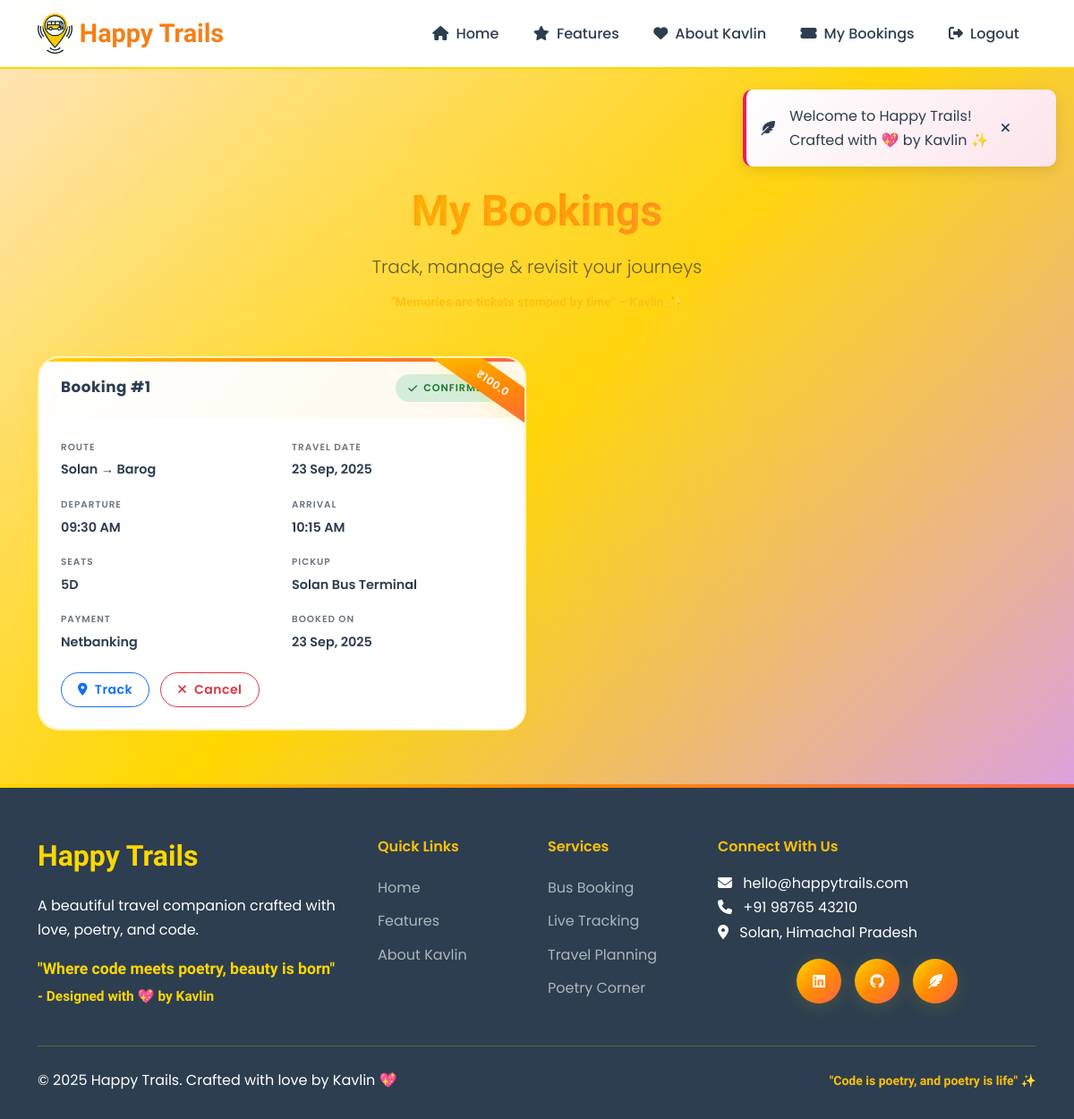
Page /my_bookings (signed in) on the committed database.
### app.py (models this page shows, shortened)
class Booking(db.Model):
    id = db.Column(db.Integer, primary_key=True)
    user_id = db.Column(db.Integer, db.ForeignKey('user.id'), nullable=False)
    bus_id = db.Column(db.Integer, db.ForeignKey('bus.id'), nullable=False)
    booking_date = db.Column(db.DateTime, default=datetime.utcnow)
    travel_date = db.Column(db.Date, nullable=False)
    seats = db.Column(db.Integer, default=1)
    total_price = db.Column(db.Float, nullable=False)
    status = db.Column(db.String(20), default='Confirmed')
    pickup_point = db.Column(db.String(100), nullable=True)
    dropoff_point = db.Column(db.String(100), nullable=True)
    seat_numbers = db.Column(db.String(100), nullable=True)  # Comma-separated seat numbers
    payment_method = db.Column(db.String(50), nullable=True)

class Bus(db.Model):
    id = db.Column(db.Integer, primary_key=True)
    bus_number = db.Column(db.String(20), nullable=False)
    from_location = db.Column(db.String(100), nullable=False)
    to_location = db.Column(db.String(100), nullable=False)
    departure_time = db.Column(db.String(20), nullable=False)
    arrival_time = db.Column(db.String(20), nullable=False)
    status = db.Column(db.String(20), default='On Time')
    capacity = db.Column(db.Integer, default=40)
    price = db.Column(db.Float, nullable=False)
    bus_type = db.Column(db.String(50), default='Standard')  # Standard, Deluxe, Premium
    amenities = db.Column(db.String(200), default='Air Conditioning, Comfortable Seats')
    bookings = db.relationship('Booking', backref='bus', lazy=True)

### app.py (the view)
@app.route('/my_bookings')
@login_required
def my_bookings():
    bookings = Booking.query.filter_by(user_id=current_user.id).order_by(Booking.booking_date.desc()).all()
    return render_template('my_bookings.html', bookings=bookings)

### app.py (called while the page is built)
@login_manager.user_loader
def load_user(user_id):
    return User.query.get(int(user_id))

### templates/my_bookings.html (shortened to what this page needs)
{% extends 'base.html' %}
{% block content %}
<section class="bookings-hero">
  <div class="container">
    <div class="text-center mb-5">
      <h1 class="script-font display-5">My Bookings</h1>
      <p class="text-muted lead mb-2">Track, manage & revisit your journeys</p>
      <small class="script-font text-warning">"Memories are tickets stamped by time" – Kavlin ✨</small>
    </div>
    {% if bookings %}
      <div class="row g-4">
        {% for booking in bookings %}
        <div class="col-lg-6">
          <div class="booking-card h-100">
            <div class="price-ribbon">₹{{ booking.total_price }}</div>
            <div class="booking-header">
              <h5>Booking #{{ booking.id }}</h5>
              {% if booking.status == 'Confirmed' %}
                <div class="status-chip status-confirmed"><i class="fas fa-check"></i> Confirmed</div>
              {% elif booking.status == 'Cancelled' %}
                <div class="status-chip status-cancelled"><i class="fas fa-times"></i> Cancelled</div>
              {% else %}
                <div class="status-chip status-other">{{ booking.status }}</div>
              {% endif %}
            </div>
            <div class="booking-body">
              <div class="info-grid">
                <div class="info-item">
                  <div class="label">Route</div>
                  <div class="value">{{ booking.bus.from_location }} → {{ booking.bus.to_location }}</div>
                </div>
                <div class="info-item">
                  <div class="label">Travel Date</div>
                  <div class="value">{{ booking.travel_date.strftime('%d %b, %Y') }}</div>
                </div>
                <div class="info-item">
                  <div class="label">Departure</div>
                  <div class="value">{{ booking.bus.departure_time }}</div>
                </div>
                <div class="info-item">
                  <div class="label">Arrival</div>
                  <div class="value">{{ booking.bus.arrival_time }}</div>
                </div>
                <div class="info-item">
                  <div class="label">Seats</div>
                  <div class="value">{{ booking.seat_numbers or booking.seats }}</div>
                </div>
                <div class="info-item">
                  <div class="label">Pickup</div>
                  <div class="value">{{ booking.pickup_point or booking.bus.from_location ~ ' Stand' }}</div>
                </div>
                <div class="info-item">
                  <div class="label">Payment</div>
                  <div class="value">{{ booking.payment_method|replace('_',' ')|title }}</div>
                </div>
                <div class="info-item">
                  <div class="label">Booked On</div>
                  <div class="value">{{ booking.booking_date.strftime('%d %b, %Y') }}</div>
                </div>
              </div>
              <div class="actions">
                <a href="{{ url_for('track_bus', bus_id=booking.bus.id) }}" class="btn btn-outline-primary btn-sm">
                  <i class="fas fa-map-marker-alt me-1"></i> Track
                </a>
                {% if booking.status == 'Confirmed' %}
                <button class="btn btn-outline-danger btn-sm" data-bs-toggle="modal" data-bs-target="#cancelModal{{ booking.id }}">
                  <i class="fas fa-times me-1"></i> Cancel
                </button>
                {% endif %}
              </div>
            </div>
          </div>
        </div>
        {% endfor %}
      </div>
    {% endif %}
  </div>
</section>
{% endblock %}

### templates/base.html (shortened to what this page needs)
<!DOCTYPE html>
<html lang="en">
  <head>
    <link
      href="https://cdn.jsdelivr.net/npm/bootstrap@5.3.0/dist/css/bootstrap.min.css"
      rel="stylesheet"
    />
    <link
      rel="stylesheet"
      href="https://cdnjs.cloudflare.com/ajax/libs/font-awesome/6.4.0/css/all.min.css"
    />
    <link
      rel="stylesheet"
      href="{{ url_for('static', filename='css/main.css') }}"
    />
  </head>
  <body>
    <nav class="navbar navbar-expand-lg pb-40">
      <div class="container">
        <a
          class="navbar-brand d-flex align-items-center"
          href="{{ url_for('index') }}"
        >
          <img
            src="{{ url_for('static', filename='images/logo.png') }}"
            alt="Happy Trails Logo"
            class="logo me-2"
          />
          <span class="script-font">Happy Trails</span>
        </a>
        <div class="collapse navbar-collapse" id="navbarNav">
          <ul class="navbar-nav ms-auto">
            <li class="nav-item">
              <a
                class="nav-link {% if request.endpoint == 'index' %}active{% endif %}"
                href="{{ url_for('index') }}"
              >
                <i class="fas fa-home me-1"></i> Home
              </a>
            </li>
            <li class="nav-item">
              <a class="nav-link" href="{{ url_for('index') }}#features">
                <i class="fas fa-star me-1"></i> Features
              </a>
            </li>
            <li class="nav-item">
              <a class="nav-link" href="{{ url_for('index') }}#kavlin-tribute">
                <i class="fas fa-heart me-1"></i> About Kavlin
              </a>
            </li>
            {% if current_user.is_authenticated %}
            <li class="nav-item">
              <a class="nav-link" href="{{ url_for('my_bookings') }}">
                <i class="fas fa-ticket-alt me-1"></i> My Bookings
              </a>
            </li>
            <li class="nav-item">
              <a class="nav-link" href="{{ url_for('logout') }}">
                <i class="fas fa-sign-out-alt me-1"></i> Logout
              </a>
            </li>
            {% endif %}
          </ul>
        </div>
      </div>
    </nav>
    <main>{% block content %}{% endblock %}</main>
    <footer class="footer">
      <div class="container">
        <div class="row g-4">
          <div class="col-lg-4">
            <div class="footer-about">
              <h5 class="footer-logo script-font">Happy Trails</h5>
              <p class="mb-3">
                A beautiful travel companion crafted with love, poetry, and
                code.
              </p>
              <div class="kavlin-credit">
                <p
                  class="script-font"
                  style="color: var(--primary-yellow); font-size: 1.1rem"
                >
                  "Where code meets poetry, beauty is born"
                  <br />
                  <small>- Designed with 💖 by Kavlin</small>
                </p>
              </div>
            </div>
          </div>
          <div class="col-lg-2 col-md-4">
            <h6 class="text-warning mb-3">Quick Links</h6>
            <ul class="list-unstyled footer-links">
              <li><a href="{{ url_for('index') }}">Home</a></li>
              <li><a href="{{ url_for('index') }}#features">Features</a></li>
              <li>
                <a href="{{ url_for('index') }}#kavlin-tribute">About Kavlin</a>
              </li>
            </ul>
          </div>
          <div class="col-lg-2 col-md-4">
            <h6 class="text-warning mb-3">Services</h6>
            <ul class="list-unstyled footer-links">
              <li><a href="#">Bus Booking</a></li>
              <li><a href="#">Live Tracking</a></li>
              <li><a href="#">Travel Planning</a></li>
              <li><a href="#">Poetry Corner</a></li>
            </ul>
          </div>
          <div class="col-lg-4 col-md-4">
            <h6 class="text-warning mb-3">Connect With Us</h6>
            <p class="mb-3">
              <i class="fas fa-envelope me-2"></i> hello@happytrails.com<br />
              <i class="fas fa-phone me-2"></i> +91 98765 43210<br />
              <i class="fas fa-map-marker-alt me-2"></i> Solan, Himachal Pradesh
            </p>
            <div class="social-links">
              <a
                href="https://linkedin.com/in/kavlin-kaur"
                class="social-link"
                title="LinkedIn"
              >
                <i class="fab fa-linkedin"></i>
              </a>
              <a
                href="https://github.com/Kavlin-Kaur"
                class="social-link"
                title="GitHub"
              >
                <i class="fab fa-github"></i>
              </a>
              <a
                href="https://kavlin-kaur.github.io/conveys/"
                class="social-link"
                title="Poetry Blog"
              >
                <i class="fas fa-feather-alt"></i>
              </a>
            </div>
          </div>
        </div>
        <hr class="my-4" style="border-color: var(--primary-yellow)" />
        <div class="row align-items-center">
          <div class="col-md-6">
            <p class="mb-0">
              &copy; 2025 Happy Trails. Crafted with love by Kavlin 💖
            </p>
          </div>
          <div class="col-md-6 text-md-end">
            <small class="script-font text-warning">
              "Code is poetry, and poetry is life" ✨
            </small>
          </div>
        </div>
      </div>
    </footer>
  </body>
</html>

### static/css/main.css (style rules this page uses)
:root { --primary-yellow: #ffd700; --secondary-yellow: #fff8dc; --accent-yellow: #ffeb3b; --deep-yellow: #f57f17; --soft-pink: #ffe4e1; --coral: #ff7f7f; --lavender: #e6e6fa; --mint: #f0fff0; --white: #ffffff; --cream: #fffef7; --light-gray: #f8f9fa; --medium-gray: #6c757d; --dark-gray: #343a40; --charcoal: #2c3e50; --shadow-soft: 0 4px 20px rgba(255, 215, 0, 0.15); --shadow-medium: 0 8px 30px rgba(255, 215, 0, 0.25); --shadow-strong: 0 12px 40px rgba(255, 215, 0, 0.35); --glow-yellow: 0 0 20px rgba(255, 215, 0, 0.5); --gradient-sunrise: linear-gradient( 135deg, #ffd700 0%, #ff8c00 50%, #ff6347 100% ); --gradient-sunset: linear-gradient( 135deg, #ffe4b5 0%, #ffd700 50%, #dda0dd 100% ); --gradient-soft: linear-gradient(135deg, #fff8dc 0%, #ffe4e1 100%); --transition-smooth: all 0.3s cubic-bezier(0.4, 0, 0.2, 1); --transition-bounce: all 0.4s cubic-bezier(0.68, -0.55, 0.265, 1.55); }
* { margin: 0; padding: 0; box-sizing: border-box; }
html { scroll-behavior: smooth; }
body { font-family: "Poppins", sans-serif; line-height: 1.7; color: var(--charcoal); background: var(--cream); overflow-x: hidden; }
h1, h2, h3, h4, h5, h6 { font-weight: 600; line-height: 1.3; margin-bottom: 1rem; }
h1 { font-size: 3.5rem; background: var(--gradient-sunrise); -webkit-background-clip: text; -webkit-text-fill-color: transparent; background-clip: text; text-shadow: 2px 2px 4px rgba(255, 215, 0, 0.3); }
.script-font { font-family: "Dancing Script", cursive; font-weight: 600; }
.navbar { background: rgba(255, 255, 255, 0.95) !important; backdrop-filter: blur(10px); border-bottom: 2px solid var(--primary-yellow); box-shadow: var(--shadow-soft); transition: var(--transition-smooth); }
.navbar-brand { font-weight: 700; font-size: 1.8rem; color: var(--deep-yellow) !important; text-decoration: none; transition: var(--transition-smooth); }
.logo { height: 45px; width: auto; filter: drop-shadow(var(--shadow-soft)); transition: var(--transition-bounce); }
.nav-link { font-weight: 500; color: var(--charcoal) !important; padding: 0.7rem 1.2rem !important; border-radius: 25px; transition: var(--transition-smooth); position: relative; overflow: hidden; }
.nav-link::before { content: ""; position: absolute; top: 50%; left: 50%; width: 0; height: 0; background: var(--gradient-sunrise); border-radius: 50%; transition: var(--transition-smooth); transform: translate(-50%, -50%); z-index: -1; }
.footer { background: var(--charcoal); color: white; padding: 60px 0 30px; position: relative; }
.footer::before { content: ""; position: absolute; top: 0; left: 0; right: 0; height: 4px; background: var(--gradient-sunrise); }
.footer-logo { font-size: 2rem; font-weight: 700; color: var(--primary-yellow); margin-bottom: 20px; }
.footer-links a { color: #adb5bd; text-decoration: none; transition: var(--transition-smooth); padding: 5px 0; display: block; }
.social-links { display: flex; gap: 15px; justify-content: center; }
.social-link { width: 50px; height: 50px; background: var(--gradient-sunrise); border-radius: 50%; display: flex; align-items: center; justify-content: center; color: white; text-decoration: none; transition: var(--transition-bounce); box-shadow: var(--shadow-soft); }

### rows in the picture
Booking: total_price "100.0", id "1", status "Confirmed" (drawn), bus.from_location "Solan", bus.to_location "Barog", travel_date "23 Sep, 2025", bus.departure_time "09:30 AM", bus.arrival_time "10:15 AM", seat_numbers "5D", pickup_point "Solan Bus Terminal", payment_method "Netbanking", booking_date "23 Sep, 2025"
